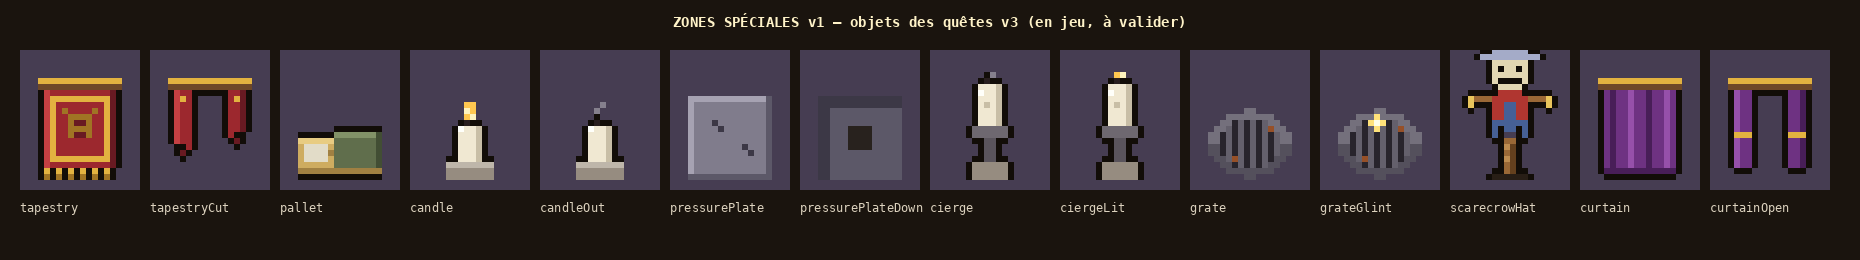

Python code for this plot:
"""Zones spéciales de quête v1 (Thomas, 2026-11-14 : « fonce toutes les quêtes ») : les objets du DORTOIR DES TRAÎTRES
de Krik. PROPOSITION, déjà en jeu (à valider sur cette planche).

- tapisserie (dans le mur : rouge et or, un blason de Kobold, des franges) et tapisserie tranchée (des lambeaux) ;
- paillasse (sac de paille, une couverture) ;
- bougie (allumée, soufflée : un filet de fumée) ;
- dalle à pression (levée, fendue ; enfoncée).

  python3 art/zones_v1.py          → art/zones_v1.png
  python3 art/zones_v1.py export   → src/render/sprites/zones.ts
"""
import os
import sys

sys.path.insert(0, os.path.dirname(os.path.abspath(__file__)))
from PIL import Image, ImageDraw  # noqa: E402

from pix import font, up  # noqa: E402
from dortoir_v2 import Sprite, C  # noqa: E402
from export_jeu_v4 import write  # noqa: E402

C.update({
    "tap": (156, 40, 46, 255), "tap_d": (104, 26, 34, 255), "tap_l": (196, 64, 66, 255),
    "gold": (226, 178, 64, 255), "gold_d": (160, 116, 36, 255), "rod": (110, 72, 40, 255),
    "straw": (206, 172, 96, 255), "straw_d": (160, 128, 66, 255), "straw_l": (232, 204, 130, 255),
    "blanket": (96, 110, 76, 255), "blanket_d": (66, 78, 52, 255),
    "wax": (240, 232, 210, 255), "wax_d": (200, 190, 166, 255), "flame": (255, 200, 80, 255), "flame_c": (255, 244, 190, 255),
    "dish": (150, 140, 128, 255), "smoke": (170, 168, 176, 160),
    "slab": (128, 124, 140, 255), "slab_d": (92, 88, 104, 255), "slab_l": (166, 162, 178, 255), "crack": (60, 56, 70, 255),
})


def tapestry(cut=False):
    """Tapisserie de 14 × 17, accrochée à une tringle, dans la case de mur."""
    s = Sprite(14, 17)
    s.r(0, 0, 14, 2, "rod").r(0, 0, 14, 1, "gold")
    if not cut:
        s.r(1, 2, 12, 13, "tap").r(1, 2, 1, 13, "tap_l").r(12, 2, 1, 13, "tap_d")
        s.r(2, 3, 10, 1, "gold").r(2, 13, 10, 1, "gold").r(2, 3, 1, 11, "gold").r(11, 3, 1, 11, "gold")
        # Le blason : une tête de Kobold cornue, stylisée.
        s.r(5, 6, 4, 4, "gold_d").p(4, 5, "gold_d").p(9, 5, "gold_d").p(6, 7, "tap_d").p(7, 7, "tap_d").r(6, 9, 2, 1, "tap_d")
        for x in range(1, 13, 2):
            s.p(x, 15, "gold").p(x, 16, "gold_d")
    else:
        # Tranchée : deux lambeaux qui pendent sur les côtés.
        s.r(1, 2, 3, 9, "tap").r(1, 2, 1, 9, "tap_l").p(3, 11, "tap").p(2, 12, "tap_d")
        s.r(10, 2, 3, 7, "tap").r(12, 2, 1, 7, "tap_d").p(10, 9, "tap").p(11, 10, "tap_d")
        s.p(2, 3, "gold").p(11, 3, "gold")
    return s.done()


def curtain(opened=False):
    """Le rideau du tripot de Fifrelin (dans le mur) : velours violet sur une tringle ; ouvert, tiré sur les côtés."""
    s = Sprite(14, 17)
    s.r(0, 0, 14, 2, "rod").r(0, 0, 14, 1, "gold")
    vel, vel_d, vel_l = (110, 50, 130, 255), (72, 30, 88, 255), (150, 80, 170, 255)
    if not opened:
        s.r(1, 2, 12, 14, vel)
        for x in (2, 5, 8, 11):
            s.r(x, 2, 1, 14, vel_l if x % 2 else vel_d)
        s.r(1, 15, 12, 1, vel_d)
    else:
        s.r(1, 2, 3, 13, vel).r(1, 2, 1, 13, vel_l).r(10, 2, 3, 13, vel).r(12, 2, 1, 13, vel_d)
        s.r(1, 9, 3, 1, (226, 178, 64, 255)).r(10, 9, 3, 1, (226, 178, 64, 255))
    return s.done()


def pallet():
    s = Sprite(14, 9)
    s.r(0, 2, 14, 6, "straw").r(0, 2, 14, 1, "straw_l").r(0, 7, 14, 1, "straw_d")
    for x in (2, 5, 9, 12):
        s.p(x, 4, "straw_d").p(x + 1, 5, "straw_l")
    s.r(6, 1, 8, 6, "blanket").r(6, 1, 8, 1, (130, 146, 104, 255)).r(13, 1, 1, 6, "blanket_d")
    s.r(1, 3, 4, 3, (226, 220, 200, 255))  # le petit oreiller
    return s.done()


def candle(lit=True):
    s = Sprite(8, 13)
    s.r(0, 10, 8, 3, "dish").r(0, 10, 8, 1, (190, 182, 170, 255))
    s.r(2, 4, 4, 6, "wax").r(5, 4, 1, 6, "wax_d").p(2, 4, (255, 255, 250, 255))
    s.p(3, 3, (40, 30, 30, 255))
    s.done()
    if lit:
        s.r(3, 0, 2, 3, "flame").p(3, 1, "flame_c").p(4, 2, "flame_c")
    else:
        s.p(3, 1, "smoke").p(4, 0, "smoke")
    return s


def plate(down=False):
    s = Sprite(14, 14)
    s.r(0, 0, 14, 14, "slab_d" if down else "slab")
    if not down:
        s.r(0, 0, 14, 1, "slab_l").r(0, 0, 1, 14, "slab_l").r(0, 13, 14, 1, "slab_d").r(13, 0, 1, 14, "slab_d")
        s.p(4, 4, "crack").p(5, 5, "crack").p(9, 8, "crack").p(10, 9, "crack")
    else:
        s.r(0, 0, 14, 2, (60, 56, 70, 255)).r(0, 0, 2, 14, (60, 56, 70, 255))
        s.r(5, 5, 4, 4, (40, 34, 30, 255))  # la niche ouverte
    return s.done(outline=False)


def cierge(lit=False):
    """Un grand cierge d'église sur un pied de fer forgé (8 × 18)."""
    s = Sprite(8, 18)
    s.r(1, 15, 6, 3, "dish").r(3, 10, 2, 5, (90, 84, 92, 255)).r(1, 9, 6, 2, (110, 104, 112, 255))
    s.r(2, 2, 4, 7, "wax").r(5, 2, 1, 7, "wax_d").p(2, 3, (255, 255, 250, 255)).p(3, 5, "wax_d")
    s.p(3, 1, (40, 30, 30, 255))
    s.done()
    if lit:
        s.r(3, -1, 2, 2, "flame").p(3, 0, "flame_c")
        s.a[0, 3] = C["flame"]
        s.a[0, 4] = C["flame_c"]
    else:
        s.a[0, 4] = C["smoke"]
    return s


def grate(glint=False):
    """Une grille ronde au sol (planche trainards v3) : un ovale de fer à barreaux, un peu rouillé (14 × 12)."""
    s = Sprite(14, 12)
    import math
    for y in range(12):
        for x in range(14):
            if ((x - 6.5) / 6.8) ** 2 + ((y - 5.5) / 5.6) ** 2 <= 1:
                s.p(x, y, (40, 36, 44, 255))
    for y in range(12):
        for x in range(14):
            d = ((x - 6.5) / 6.8) ** 2 + ((y - 5.5) / 5.6) ** 2
            if 0.62 <= d <= 1:
                s.p(x, y, (116, 112, 124, 255) if y < 6 else (84, 80, 92, 255))
    for x in (3, 5, 7, 9, 11):
        for y in range(2, 10):
            if ((x - 6.5) / 6.8) ** 2 + ((y - 5.5) / 5.6) ** 2 <= 0.62:
                s.p(x, y, (100, 96, 108, 255))
    s.p(4, 8, (150, 80, 40, 255)).p(10, 3, (150, 80, 40, 255))
    if glint:
        for (x, y) in ((6, 1), (6, 3), (5, 2), (7, 2)):
            s.p(x, y, (255, 226, 122, 255))
        s.p(6, 2, (255, 255, 230, 255))
    return s.done(outline=False)


def scarecrow_helmet():
    """L'épouvantail de la ferme, coiffé du casque qu'on lui a posé (le chapeau de paille devient de fer)."""
    import re
    src = open(os.path.join(os.path.dirname(os.path.abspath(__file__)), "..", "src", "render", "sprites", "ferme.ts")).read()
    i = src.index('"scarecrow"')
    pal = dict(re.findall(r'"(\w)": "(#[0-9a-f]{6})"', src[i:src.index('"rows"', i)]))
    start = src.index("[", src.index('"rows"', i))
    rows = re.findall(r'"([.a-z]+)"', src[start:src.index("]", start)])
    im = Image.new("RGBA", (len(rows[0]), len(rows)), (0, 0, 0, 0))
    steel = {"b": (164, 171, 200)}
    for y, r in enumerate(rows):
        for x, ch in enumerate(r):
            if ch == ".":
                continue
            if y <= 3 and ch in steel:
                im.putpixel((x, y), steel[ch] + (255,))
            else:
                h = pal[ch].lstrip("#")
                im.putpixel((x, y), tuple(int(h[k:k + 2], 16) for k in (0, 2, 4)) + (255,))
    im.putpixel((len(rows[0]) // 2, 1), (230, 236, 250, 255))

    class W:
        def img(self):
            return im
    return W()


SPRITES = {
    "tapestry": tapestry, "tapestryCut": lambda: tapestry(True),
    "pallet": pallet, "candle": candle, "candleOut": lambda: candle(False),
    "pressurePlate": plate, "pressurePlateDown": lambda: plate(True),
    "cierge": cierge, "ciergeLit": lambda: cierge(True),
    "grate": grate, "grateGlint": lambda: grate(True),
    "scarecrowHat": scarecrow_helmet,
    "curtain": curtain, "curtainOpen": lambda: curtain(True),
}


def main():
    names = list(SPRITES)
    W = 40 + len(names) * 130
    sheet = Image.new("RGB", (W, 260), (26, 20, 14))
    d = ImageDraw.Draw(sheet)
    d.text((W // 2, 22), "ZONES SPÉCIALES v1 — objets des quêtes v3 (en jeu, à valider)", fill=(255, 243, 200), font=font(14), anchor="mm")
    for i, n in enumerate(names):
        im = up(SPRITES[n]().img(), 6)
        x = 20 + i * 130
        bg = Image.new("RGB", (120, 140), (70, 61, 82))
        bg.paste(im, ((120 - im.width) // 2, 130 - im.height), im)
        sheet.paste(bg, (x, 50))
        d.text((x, 200), n, fill=(220, 210, 190), font=font(12, False))
    out = os.path.join(os.path.dirname(os.path.abspath(__file__)), "zones_v1.png")
    sheet.save(out)
    print("art/zones_v1.png", sheet.size)


if __name__ == "__main__":
    if len(sys.argv) > 1 and sys.argv[1] == "export":
        sprites = {n: f().img() for n, f in SPRITES.items()}
        sprites["tapestryLow"] = sprites["tapestry"]
        sprites["tapestryLowCut"] = sprites["tapestryCut"]
        os.chdir(os.path.join(os.path.dirname(os.path.abspath(__file__)), ".."))
        write("src/render/sprites/zones.ts", "ZONES",
              "Zones spéciales de quête v1 (art/zones_v1.png) : tapisserie, paillasse, bougie, dalle à pression.", sprites)
    else:
        main()
